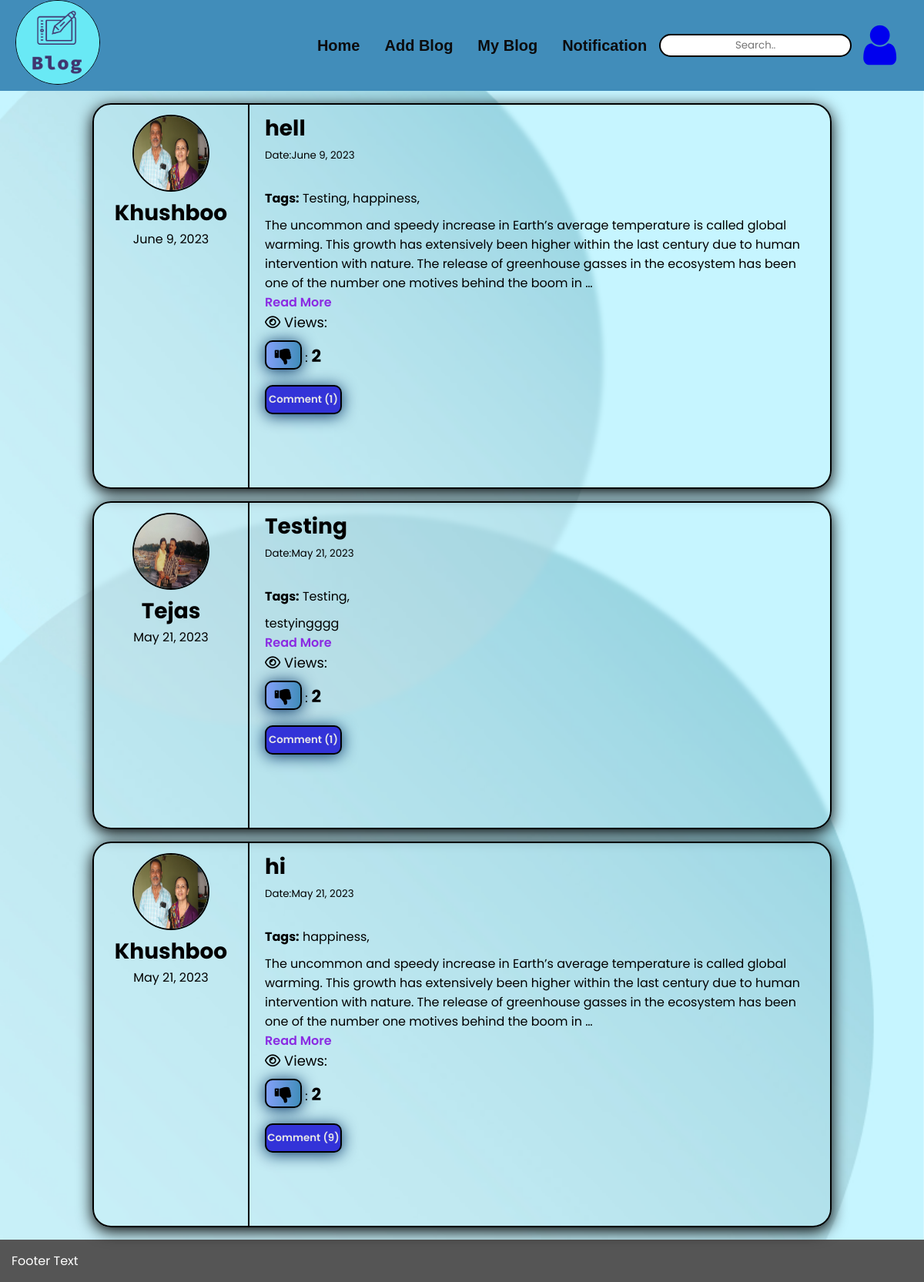
The app's page /userApp/index/ (signed in), older data.
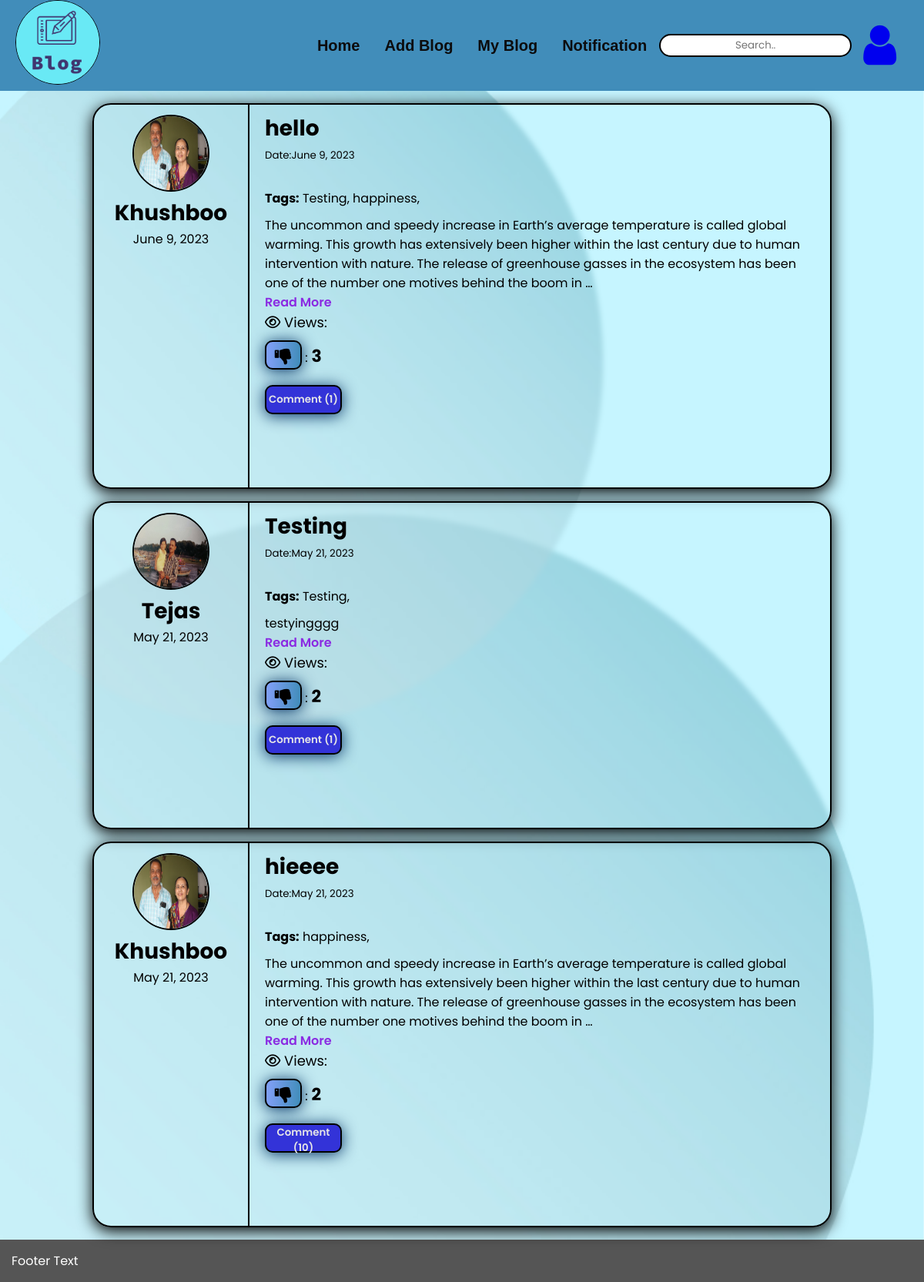
The same page, newer data.
### blogmanageApp/models.py (models this page shows, shortened)
@python_2_unicode_compatible
class Post(models.Model):
    title = models.CharField(max_length= 200)
    title_tag = models.CharField(max_length= 200)
    author = models.ForeignKey(User, on_delete = models.CASCADE)
    tag = models.ManyToManyField(Tag)
    body = RichTextField(blank = True, null = True)
    post_date = models.DateField(auto_now_add= True)
    Category = models.ForeignKey(Category, on_delete = models.CASCADE)
    like = models.ManyToManyField(User,related_name= 'likes')
    status = models.BooleanField( default = False , null = True)
    hit_count_generic = GenericRelation(HitCount, object_id_field='object_pk',related_query_name='hit_count_generic_relation')

class Tag(models.Model):
    tag_name = models.CharField(max_length= 200)
    def __str__(self):
        return self.tag_name

### accountApp/models.py (models this page shows, shortened)
class Profile(models.Model):
    user = models.OneToOneField(User,on_delete = models.CASCADE)
    mobileno = models.CharField(max_length= 11)
    avatar = models.ImageField(upload_to = 'avatars/')
    location = models.CharField(max_length = 200)
    birth_date = models.DateField(null= True)
    bio = models.TextField(max_length = 500, blank=True)

### userApp/views.py (the view)
# urls.py: path('index/',views.index, name = 'index'),
@login_required(login_url= 'login')
def index(request):
    id = request.session['id']
    user_profile = User.objects.filter(id = id)
    '''
    print(request.method)
    if request.method == "GET":
        search_text = request.GET.get('search_text')

        if search_text is not None and search_text != u"":
            search_text = request.GET.get('search_text')
            post = Post.objects.filter(title__istartswith = search_text).filter(status = True).order_by('-post_date')

        else:
            post = []
            post = Post.objects.filter(status = True).order_by('-post_date')
    '''
    post = Post.objects.filter(status = True ).order_by('-post_date')
    paginator = Paginator(post,10)
    page = request.GET.get('page')
    try:
        posts = paginator.page(page)
    except PageNotAnInteger:
        posts = paginator.page(1)
    except EmptyPage:
        posts = paginator.page(paginator.num_pages)
    post_id = Post.objects.filter(author = id , status = True)
    comment = UserPostComment.objects.all()
    comment_filter = UserPostComment.objects.values('post_id' ).annotate(total = Count('user_id')).filter(parent_id = None)
    context ={
        'user_profile':user_profile,
        'post_detail': post,
        'comment' : comment,
        'comment_filter' : comment_filter,
        'page' : page,
        'posts' : posts,
    }
    return render(request,'userApp/index.html',context)

### userApp/templates/userApp/index.html (shortened to what this page needs)
{% extends 'userApp/base.html' %}
{% load i18n %}
{% block content %}
{% load static %}
{% load humanize %}
{% load hitcount_tags %}
<div class="container text-center" >
  <div class="row post-container">
    <div id ="main_content" >
      {% for post in posts  %}
      <div class="row post-blog"    >
        <div class="col-sm-3 divider">
          <div class="well blog-part-1">
            <img src="../media/{{ post.author.profile.avatar }}" class="img-circle" height="55" width="55" alt="Avatar">
            <div class="part-1-title">
              <p class="user-title">{{ post.author.first_name }} </p>
              <p>{{ post.post_date}}</p>
            </div>
          </div>
        </div>
        <div class="col-sm-9">
          <div class="well text-left">
            <div class="title-container">
              <h3 class="post-title">{{ post.title}}</h3><p><small>Date:{{ post.post_date }}</small></p>
            </div>
            <div class="blog-content">
            <p class="tags"><b>Tags:</b> {{ post.tag.all|join:", " }},</p>
            <div>
            {{ post.body|safe|truncatewords:"50"|linebreaks }}
            </div>
            <a class="read" href="{% url 'post' post.id %}">Read More</a>
            <p class="views"><i class="fa fa-eye"></i> Views: {% get_hit_count for post %}</p>
            {% if user.username in post.like.all|join:", " %}
            <p>
            <button type="button" class="dislike btn-success btn-sm like-btn" data ="{{post.id}}"  id = "like{{post.id}}">
              <i id = "icon{{post.id}}" class="fa fa-thumbs-down"></i>
            </button>
            {% else %}
            <p><button type="button" class="like btn-default btn-sm like-btn" data ="{{post.id}}" id = "like{{post.id}}">
              <i id = "icon{{post.id}}" class="fa fa-thumbs-up"></i>
            </button>
            {% endif %}
          :<span><b class="like-count" id = 'likedisplay{{post.id}}'> {{ post.like.count}}</b></span></p>
          <button class="comment btn btn-large btn-primary comment-btn" data1 ="{{post.id}}" >Comment
          {% for comment_f in comment_filter %}
            {% if comment_f.post_id == post.id %}
            <span id="total_comment{{post.id}}">
            ({{ comment_f.total }})           </span>
            {% endif %}
          {% endfor %}
          </button><br><br>
              <br>
            </div>
          </div>
        </div>
      </div>
    {% endfor %}
    </div>
  </div>
</div>
{% endblock %}

Row changes from the older to the newer data that the page shows:
changed Post "Testing, happiness": title "hell" → "hello"; like.count "2" → "3"
changed Post "happiness": title "hi" → "hieeee"
Text that changed along with them:
new list line: "( 10 )"
list line gone: "( 9 )"
